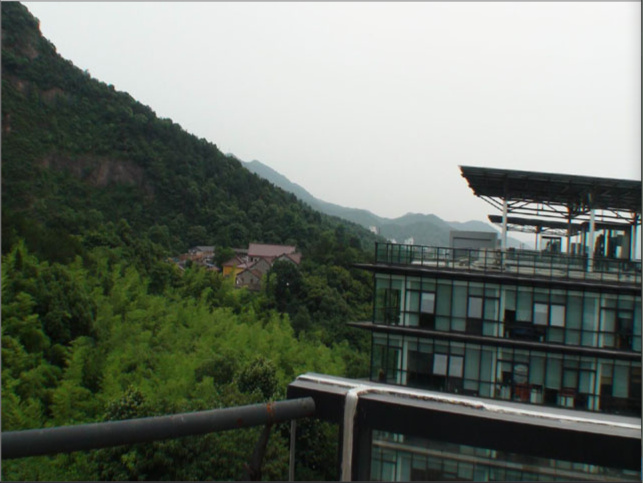
#> input picture 146-梁晨滨/第六周/1、sift_调接口/pic1.png, 643 x 483 px
$ python 'SIFT_特征匹配.py'
#> lines starting #> are read from the running program, lines starting #| are printed output that depends on the picture; after the words box and inside, x2 and y2 are one past the last pixel; in counts of white or black regions, pixels touching at a corner belong together
import cv2
import numpy as np


def drawMatchesKnn_cv2(img1, kp1, img2, kp2, goodMatch):
    H1, W1, C1 = img1.shape
    H2, W2, C2 = img2.shape
    # 输出对比图，两张图横向连接，高度取最大，宽是和
    H_out, W_out = max(H1, H2), W1 + W2
    output_pic = np.zeros((H_out, W_out, 3), np.uint8)

    output_pic[:H1, :W1] = img1
    output_pic[:H2, W1:W1 + W2] = img2

    # 从匹配对中找到每张图中的匹配点索引
    img1_point_index = [kpp.queryIdx for kpp in goodMatch]
    img2_point_index = [kpp.trainIdx for kpp in goodMatch]
    # 根据索引找到点的坐标
    img1_point_xy = np.int32([kp1[pp].pt for pp in img1_point_index])
    img2_point_xy = np.int32([kp2[pp].pt for pp in img2_point_index]) + (W1, 0)
    # 根据每对匹配点的坐标画线
    for (x1, y1), (x2, y2) in zip(img1_point_xy, img2_point_xy):
        cv2.line(output_pic, (x1, y1), (x2, y2), (0, 0, 255))

    cv2.namedWindow("match", cv2.WINDOW_NORMAL)
    cv2.imshow("match", output_pic)


if __name__ == '__main__':
    # 1、读取两张图片
    img1 = cv2.imread("pic1.png")
#> img1 is the input picture: shape (483, 643, 3); mean B, G, R 104.2, 113.8, 106.3
    img2 = cv2.imread("pic2.png")
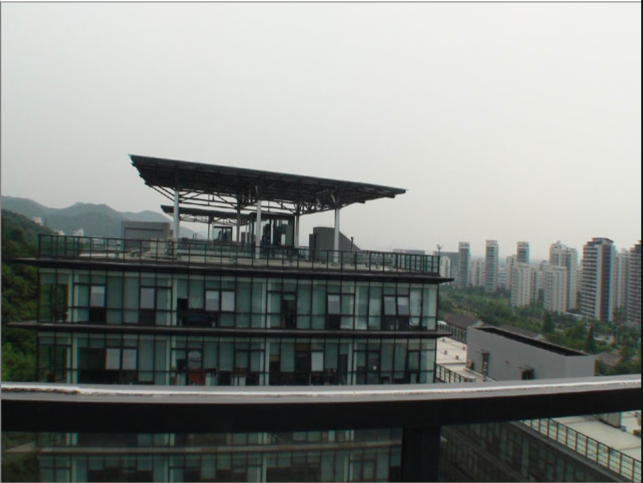
#> input picture 146-梁晨滨/第六周/1、sift_调接口/pic2.png, 643 x 483 px
#> img2 is the input picture: shape (483, 643, 3); mean B, G, R 132.2, 135.8, 131.7

    # 2、分别找到两张图片特征点
    # 实例化sift模型
    sift = cv2.xfeatures2d.SIFT_create()
    # 调用模型分别找到两张图片的关键点
    kp1, des1 = sift.detectAndCompute(img1, None)
#> kp1 = 1316 keypoints; strongest (x, y, size): (483, 181, 21.6), (495, 219, 6.2), (566, 221, 2.7), (573, 221, 2.8)
    kp2, des2 = sift.detectAndCompute(img2, None)
#> kp2 = 1533 keypoints; strongest (x, y, size): (313, 207, 1.9), (154, 171, 21.6), (305, 208, 1.9), (391, 192, 8.6)

    # 3、特征点匹配
    # 实例化匹配模型
    bf = cv2.BFMatcher(cv2.NORM_L2)
    # knnMatch--K近邻匹配，在匹配的时候选择K个和特征点最相似的点，
    # 如果这K个点之间的区别足够大，则选择最相似的那个点作为匹配点，
    # 通常选择K = 2，也就是最近邻匹配。对每个匹配返回两个最近邻的匹配，
    # 如果第一匹配和第二匹配距离比率足够大（向量距离足够远），
    # 则认为这是一个正确的匹配，比率的阈值通常在2左右。
    matches = bf.knnMatch(des1, des2, k=2)
#> matches = 1316 matches

    goodMatch = []
    for m, n in matches:
        if m.distance < 0.50*n.distance:
            goodMatch.append(m)
#> after the loop, goodMatch = 175 matches
    # 画出最匹配的50个点
    drawMatchesKnn_cv2(img1, kp1, img1, kp2, goodMatch[:50])
#> in drawMatchesKnn_cv2, `output_pic[:H1, :W1] = img1`:
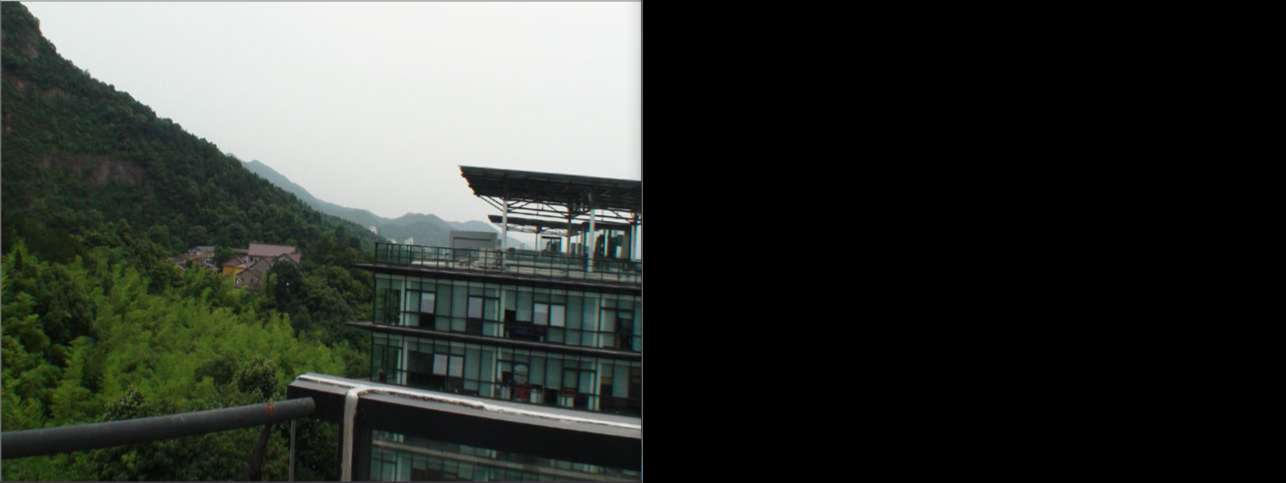
#> output_pic: shape (483, 1286, 3); mean B, G, R 52.1, 56.9, 53.1
#> in drawMatchesKnn_cv2, `output_pic[:H2, W1:W1 + W2] = img2`:
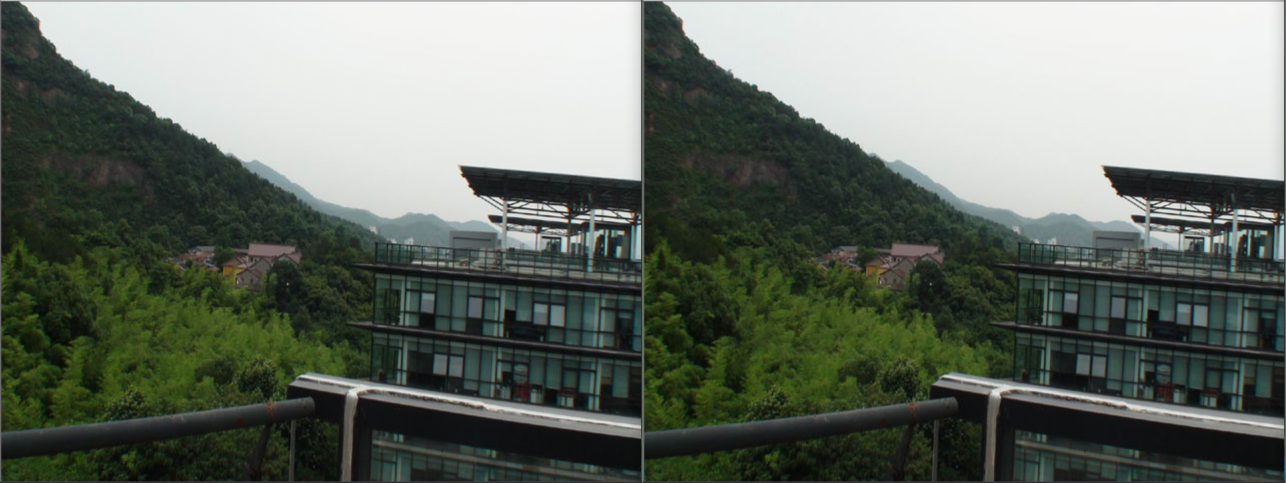
#> output_pic: shape (483, 1286, 3); mean B, G, R 104.2, 113.8, 106.3
#> in drawMatchesKnn_cv2, `img1_point_index = [kpp.queryIdx for kpp in goodMatch]`: img1_point_index = 50 values from 508 to 742
#> in drawMatchesKnn_cv2, `img2_point_index = [kpp.trainIdx for kpp in goodMatch]`: img2_point_index = 50 values, max 176 at index 49, min 12 at index 0, mean 101.8
#> in drawMatchesKnn_cv2, `img1_point_xy = np.int32([kp1[pp].pt for pp in img1_point_index])`: img1_point_xy = 50 pairs, first value 368 to 468, second value 175 to 369
#> in drawMatchesKnn_cv2, `img2_point_xy = np.int32([kp2[pp].pt for pp in img2_point_index]) + (W..`: img2_point_xy = 50 pairs, first value 676 to 782, second value 164 to 362
#> the loop in drawMatchesKnn_cv2, `for (x1, y1), (x2, y2) in zip(img1_point_xy, img2_point_xy):` made 50 passes
#> (x1, y1, x2, y2) on passes 1 to 12: (368, 230, 676, 222), (370, 264, 676, 258), (373, 229, 681, 220), (376, 243, 682, 235), (377, 275, 684, 269), (397, 319, 707, 316), (400, 322, 711, 319), (401, 348, 713, 345), (401, 308, 712, 303), (403, 333, 714, 330), (403, 325, 715, 322), (404, 311, 715, 307)
#> after the loop in drawMatchesKnn_cv2, `for (x1, y1), (x2, y2) in zip(img1_point_xy, img2_point_xy):`:
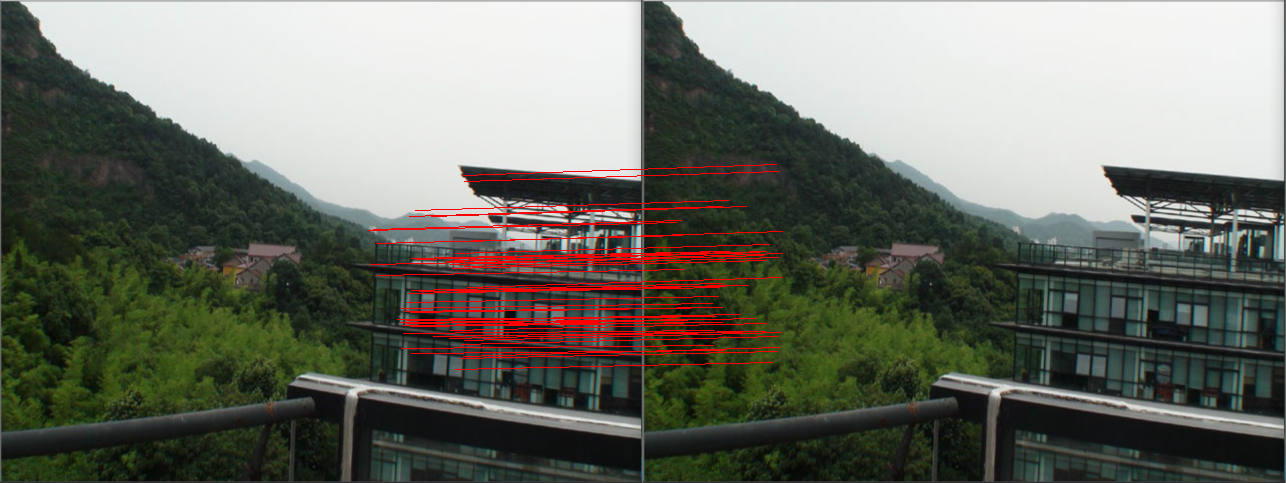
#> output_pic: shape (483, 1286, 3); 2.16% of pixels changed, all inside (x1, y1, x2, y2) = (368, 164, 783, 370)

    cv2.waitKey(0)
